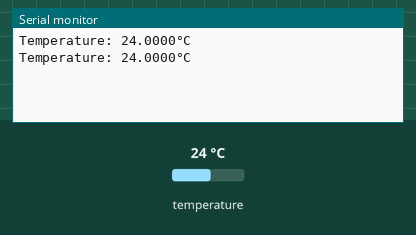
Recording of a sketch running on a simulated Arduino Uno, built with avr-gcc and run on an emulated ATmega328P. On the bench: the last lines printed to the serial monitor. Inputs (shaded band) come from the test bench; at power-on: temperature 24 °C.

Above: at 3.0 s.
3.1 s: temperature set to 12 °C
At 5.5 s:
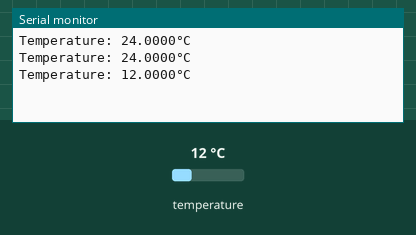
6.1 s: temperature set to 19 °C
At 8.0 s:
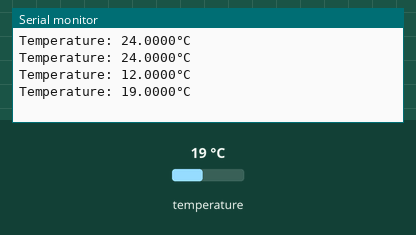
Timing chart, 0 to 9.5 s (numbered marks = the images above; inputs shaded):
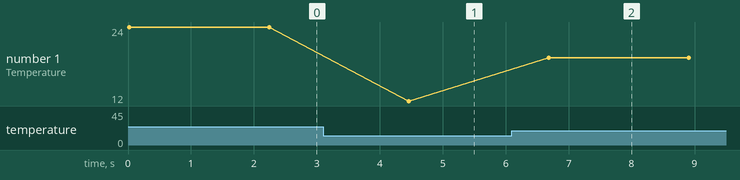

Measured:
- after the input at 3.1 s, the serial monitor: prints a new line after 1.4 s (image 1)
- after the input at 6.1 s, the serial monitor: prints a new line after 0.58 s (image 2)
- plotted number 1: 24 → 12 after the input at 3.1 s, 12 → 19 after the input at 6.1 s

The sketch:

MCP9808_V1.0.ino
```cpp
/*
Project:  MCP9808 Temperatur Sensor
Author:   Thomas Edlinger for www.edistechlab.com
Date:     Created 23.08.2020
Version:  V1.0
IDE:      Arduino IDE 1.8.13
 
Required Board (Tools -> Board -> Boards Manager...)
 - Board: esp8266 by ESP8266 Community   V2.7.4
 - Board: esp32   by Espressif Systems   V1.0.2

Required libraries (sketch -> include library -> manage libraries)
 - Adafruit_MCP9808 library V1.1.2 

Wirering for the MCP9808 Sensor:
MCP9808     ESP32       ESP8266     UNO         Mega
VCC         3.3V        3.3V        3.3V        3.3V
GND         GND         GND         GND         GND
SCL         22          D1/5        A5          21
SDA         21          D2/4        A4          20
A0          3.3V/GND    3.3V/GND    3.3V/GND    3.3V/GND
A1          3.3V/GND    3.3V/GND    3.3V/GND    3.3V/GND
A2          3.3V/GND    3.3V/GND    3.3V/GND    3.3V/GND
ALERT       input Pin   input Pin   input Pin   input Pin
*/

#include "Adafruit_MCP9808.h"

float temp = 0.00;
Adafruit_MCP9808 sensor = Adafruit_MCP9808();

void setup() {
  Serial.begin(115200);
  if (!sensor.begin(0x18)) {
    Serial.println("MCP9808 Sensor nicht gefunden, überprüfe die Adresse oder Verkabelung!");
    while (true);
  }
  sensor.setResolution(3);  // 0.0625°C    250 ms
}

void loop() {
  sensor.wake();   // wake up the Sensor
  temp = sensor.readTempC();
  Serial.print("Temperature: ");
  Serial.print( temp, 4); Serial.println("°C");
  delay(2000);
  sensor.shutdown_wake(1); // shutdown the sensor; power consumption ~0.1 mikro Ampere
  delay(200);
}
```
